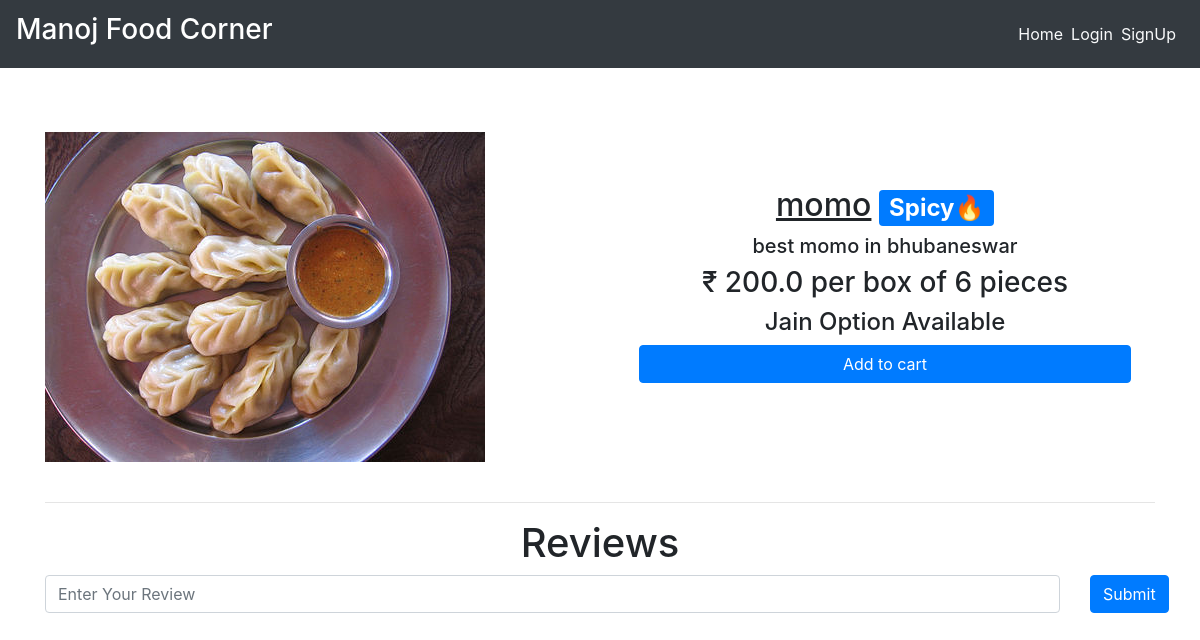
The page /dishes/manoj_name on the database its author committed.
### main/models.py (models this page shows, shortened)
class Item(models.Model):
    LABELS = (
        ('BestSeller', 'BestSeller'),
        ('New', 'New'),
        ('Spicy🔥', 'Spicy🔥'),
    )
    LABEL_COLOUR = (
        ('danger', 'danger'),
        ('success', 'success'),
        ('primary', 'primary'),
        ('info', 'info')
    )
    title = models.CharField(max_length=150)
    description = models.CharField(max_length=250,blank=True)
    price = models.FloatField()
    pieces = models.IntegerField(default=6)
    instructions = models.CharField(max_length=250,default="Jain Option Available")
    image = models.ImageField(default='default.png', upload_to='images/')
    labels = models.CharField(max_length=25, choices=LABELS, blank=True)
    label_colour = models.CharField(max_length=15, choices=LABEL_COLOUR, blank=True)
    slug = models.SlugField(default="sushi_name")
    created_by = models.ForeignKey(User, on_delete=models.CASCADE)

### main/views.py (the view)
# urls.py: path('dishes/<slug>', views.menuDetail, name='dishes'),
def menuDetail(request, slug):
    item = Item.objects.filter(slug=slug).first()
    reviews = Reviews.objects.filter(rslug=slug).order_by('-id')[:7]
    context = {
        'item' : item,
        'reviews' : reviews,
    }
    return render(request, 'main/dishes.html', context)

### main/templates/main/dishes.html (shortened to what this page needs)
{% extends "main/layout.html" %}
{% block content %}
<div class="dishes">
  <main class="mt-3 pt-4 main">
    <div class="container dark-grey-text">
      <div class="row wow fadeIn">
        <div class="col-md-6 mb-4">
          <img src="{{ item.image.url }}" class="img-fluid mt-4" alt="">
        </div>
        <div class="col-md-6 mb-4 information">
          <div class="p-4 content">
            <div class="mt-0">
                <h2><u>{{ item.title }}</u><span class="badge badge-{{ item.label_colour }} ml-2">{{ item.labels }}</span></h2>
            </div>
            <div class="lead">
              {% if item.description %}
              <h5>{{ item.description }}</h5>
              {% endif %}
              <h3>₹ {{ item.price }} per box of {{ item.pieces}} pieces</h3>
              <h4>{{ item.instructions }}</h4>
            </div>
            <a href="{% url 'main:add-to-cart' item.slug %}" class="btn btn-primary btn-md my-0 p">Add to cart</a>
          </div>
        </div>
      </div>
      <hr>
    </div>
  </main>
  <div class="container">
    <h1 class="text-center">Reviews</h1>
    <form action="{% url 'main:add_reviews' %}" method="POST" class="mb-3">
      <div class="row">
        <div class="col-sm-11">
          <input type="text" name="review" class="form-control" placeholder="Enter Your Review">
        </div>
        <div class="col-sm-1">
          <button type="submit" class="btn btn-primary">Submit</button>
        </div>
      </div>
    </form>
  </div>
</div>
{% endblock content %}

### main/static/main/styles.css (style rules this page uses)
.dishes .main .container .row img { max-width: 540px; max-height: 450px; width: fit-content; }
.dishes .main .container .row .content { display: flex; flex-direction: column; text-align: center; justify-content: center; }
.dishes .main .container .row .information { display: flex; flex-direction: column; text-align: center; justify-content: center; }

### rows shown on the page
Item: image (picture), title "momo", labels "Spicy🔥", description "best momo in bhubaneswar", price "200.0", pieces "6", instructions "Jain Option Available"
